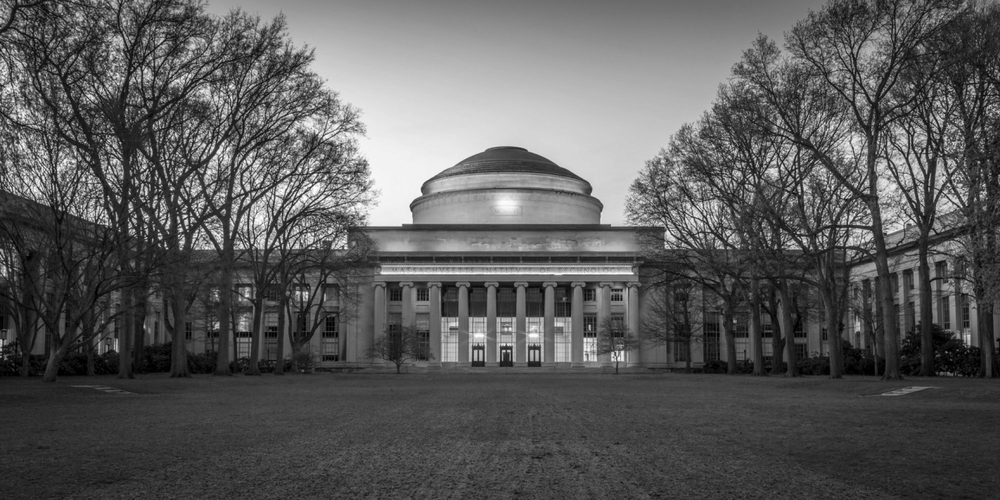
#> input picture pset5/1_ps5/hidden1.bmp, 1000 x 500 px, shrunk from 2000 x 1000 before the run
$ python ps5.py
#> lines starting #> are read from the running program, lines starting #| are printed output that depends on the picture
#> in reveal_image, im is the input picture: PIL image 1000x500 L; min 0, max 255, mean 90.9
"""
# Problem Set 5
# Name: Abdulrahman Hany
# Collaborators: Google search
"""

from PIL import Image, ImageFont, ImageDraw
import numpy


# [38 lines left out: functions make_matrix, matrix_multiply, not called in this run]


def img_to_pix(filename):
    """
    Takes a filename (must be inputted as a string
    with proper file attachment ex: .jpg, .png)
    and converts to a list of representing pixels.

    For RGB images, each pixel is a tuple containing (R,G,B) values.
    For BW images, each pixel is an integer.

    # Note: Don't worry about determining if an image is RGB or BW.
            The PIL library functions you use will return the
            correct pixel values for either image mode.

    Returns the list of pixels.

    Inputs:
        filename: string representing an image file, such as 'lenna.jpg'
        returns: list of pixel values
                 in form (R,G,B) such as [(0,0,0),(255,255,255),(38,29,58)...] for RGB image
                 in form L such as [60,66,72...] for BW image
    """
    data = Image.open(filename).getdata()
    return list(data)


def pix_to_img(pixels_list, size, mode):
    """
    Creates an Image object from a inputted set of RGB tuples.

    Inputs:
        pixels_list: a list of pixels such as the output of
                img_to_pixels.
        size: a tuple of (width,height) representing
              the dimensions of the desired image. Assume
              that size is a valid input such that
              size[0] * size[1] == len(pixels).
        mode: 'RGB' or 'L' to indicate an RGB image or a
              BW image, respectively
    returns:
        img: Image object made from list of pixels
    """
    image = Image.new(mode, size)
    image.putdata(pixels_list)
    return image


# [16 lines left out: function filter, not called in this run]


def extract_end_bits(num_end_bits, pixel):
    """
    Extracts the last num_end_bits of each value of a given pixel.

    example for BW pixel:
        num_end_bits = 5
        pixel = 214

        214 in binary is 11010110.
        The last 5 bits of 11010110 are 10110.
                              ^^^^^
        The integer representation of 10110 is 22, so we return 22.

    example for RBG pixel:
        num_end_bits = 2
        pixel = (214, 17, 8)

        last 3 bits of 214 = 110 --> 6
        last 3 bits of 17 = 001 --> 1
        last 3 bits of 8 = 000 --> 0

        so we return (6,1,0)

    Inputs:
        num_end_bits: the number of end bits to extract
        pixel: an integer between 0 and 255, or a tuple of RGB values between 0 and 255

    Returns:
        The num_end_bits of pixel, as an integer (BW) or tuple of integers (RGB).
    """
    return pixel%(2**num_end_bits)


def reveal_bw_image(filename):
    """
    Extracts the single LSB for each pixel in the BW input image.
    Inputs:
        filename: string, input BW file to be processed
    Returns:
        result: an Image object containing the hidden image
    """
#> called with filename = 'hidden1.bmp'
    main_img = Image.open(filename)
    filename_pixels = img_to_pix(filename)
#> filename_pixels = 500000 items
    filename_width, filename_height = main_img.size
#> filename_width = 1000; filename_height = 500
    filename_mode = main_img.mode
#> filename_mode = 'L'
    main_img.close()

    LSB_pixel = []
    for pixel in filename_pixels:
        LSB_pixel.append(extract_end_bits(1, pixel))
#> this loop made 500000 passes
#> pixel on passes 1 to 3: 74, 51, 77
#> after the loop, LSB_pixel = 500000 items
    result_img = pix_to_img(LSB_pixel, (filename_width, filename_height), filename_mode)
#> in pix_to_img, `image = Image.new(mode, size)`: image: PIL image 1000x500 L; every value is 0
#> in pix_to_img, `image.putdata(pixels_list)`:
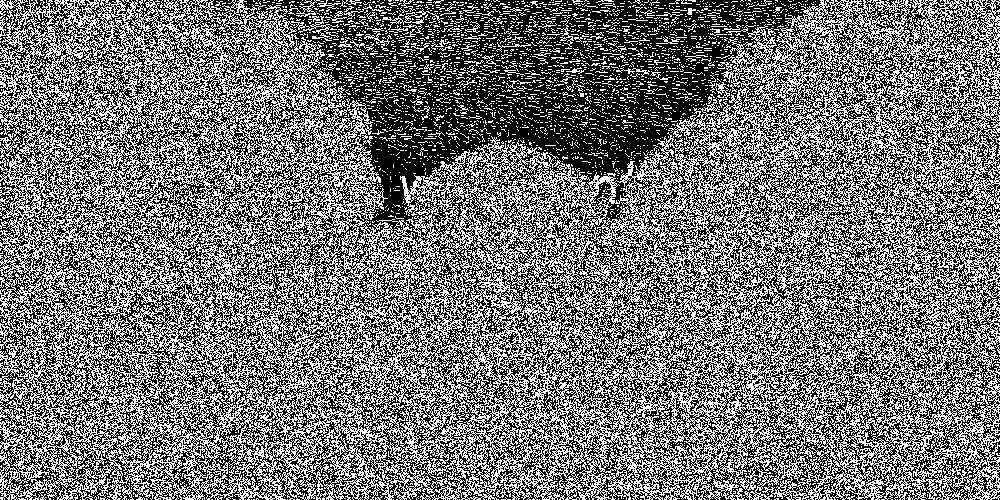
#> image: PIL image 1000x500 L; values 0 (black) and 1 (white), 46.4% white in thin lines or dots
    result_img.putdata(LSB_pixel, scale=255)
#> result_img: PIL image 1000x500 L; 46.4% white in thin lines or dots
#> call 2 of reveal_image, with filename = 'hidden2.bmp'
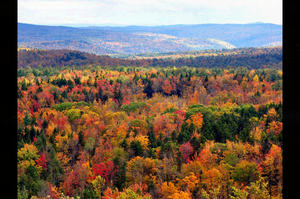
#> input picture pset5/1_ps5/hidden2.bmp, 300 x 199 px, shrunk from 600 x 398 before the run
#> in reveal_image, im is the input picture: PIL image 300x199 RGB; mean R, G, B 117.7, 100.7, 87.2
    return result_img


def reveal_color_image(filename):
    """
    Extracts the 3 LSBs for each pixel in the RGB input image.
    Inputs:
        filename: string, input RGB file to be processed
    Returns:
        result: an Image object containing the hidden image
    """
#> called with filename = 'hidden2.bmp'
    main_img = Image.open(filename)
    filename_pixels = img_to_pix(filename) #list of tuples
#> filename_pixels = 59700 items
    filename_width, filename_height = main_img.size
#> filename_width = 300; filename_height = 199
    filename_mode = main_img.mode
#> filename_mode = 'RGB'
    main_img.close()

    LSB_pixel = [] #list of tuples
    for pixel in filename_pixels:
        #pixel is tuple of 3 digits
        px1 = extract_end_bits(3, pixel[0])
        px2 = extract_end_bits(3, pixel[1])
        px3 = extract_end_bits(3, pixel[2])
        tmp = (px1, px2, px3)
        LSB_pixel.append(tmp)
#> this loop made 59700 passes
#> (pixel, px1, px2, px3) on passes 18 to 20: ((121, 124, 126), 1, 4, 6), ((254, 255, 255), 6, 7, 7), ((233, 240, 243), 1, 0, 3)
#> after the loop, LSB_pixel = 59700 items

    result_img = pix_to_img(LSB_pixel, (filename_width, filename_height), filename_mode)
#> call 2 of pix_to_img, with size = (300, 199), mode = 'RGB'
#> in pix_to_img (call 2), `image = Image.new(mode, size)`: image: PIL image 300x199 RGB; every value is 0
#> in pix_to_img (call 2), `image.putdata(pixels_list)`:
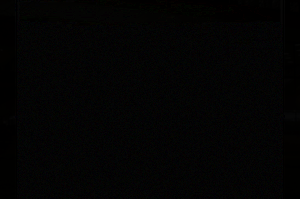
#> image: PIL image 300x199 RGB; mean R, G, B 3.15, 3.09, 2.89
    result_img_px = result_img.getdata()
    new_px = []
    for pixel in LSB_pixel:
        new_px.append((pixel[0] * 24, pixel[1] * 24, pixel[2] * 24))
#> this loop made 59700 passes
#> pixel on passes 1 to 3: (3, 2, 1), (3, 2, 1), (3, 2, 1)
#> after the loop, new_px = 59700 items
    final_img =  pix_to_img(new_px, (filename_width, filename_height), filename_mode)
#> call 3 of pix_to_img, with size = (300, 199), mode = 'RGB'
#> in pix_to_img (call 3), `image.putdata(pixels_list)`:
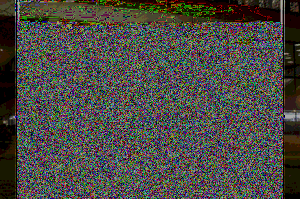
#> image: PIL image 300x199 RGB; mean R, G, B 75.7, 74.1, 69.3
    return final_img


def reveal_image(filename):
    """
    Extracts the single LSB (for a BW image) or the 3 LSBs (for a
    color image) for each pixel in the input image. Hint: you can
    use a function to determine the mode of the input image (BW or
    RGB) and then use this mode to determine how to process the image.
    Inputs:
        filename: string, input BW or RGB file to be processed
    Returns:
        result: an Image object containing the hidden image
    """
    im = Image.open(filename)
    if im.mode == '1' or im.mode == 'L':
        return(reveal_bw_image(filename))
    elif im.mode == 'RGB':
        return(reveal_color_image(filename))
    else:
        raise Exception("Invalid mode %s" % im.mode)


# [17 lines left out: function draw_kerb, not called in this run]


def main():
    pass

    # [15 lines of commented-out code are left out]
    im = reveal_image('hidden1.bmp')
    im.show()

    im2 = reveal_image('hidden2.bmp')
    im2.show()
    im = reveal_color_image('hidden2.bmp')
#> the loop in reveal_color_image (call 2), `for pixel in filename_pixels:` made 59700 passes
#> the loop in reveal_color_image (call 2), `for pixel in LSB_pixel:` made 59700 passes
    im.show()


if __name__ == '__main__':
    main()
